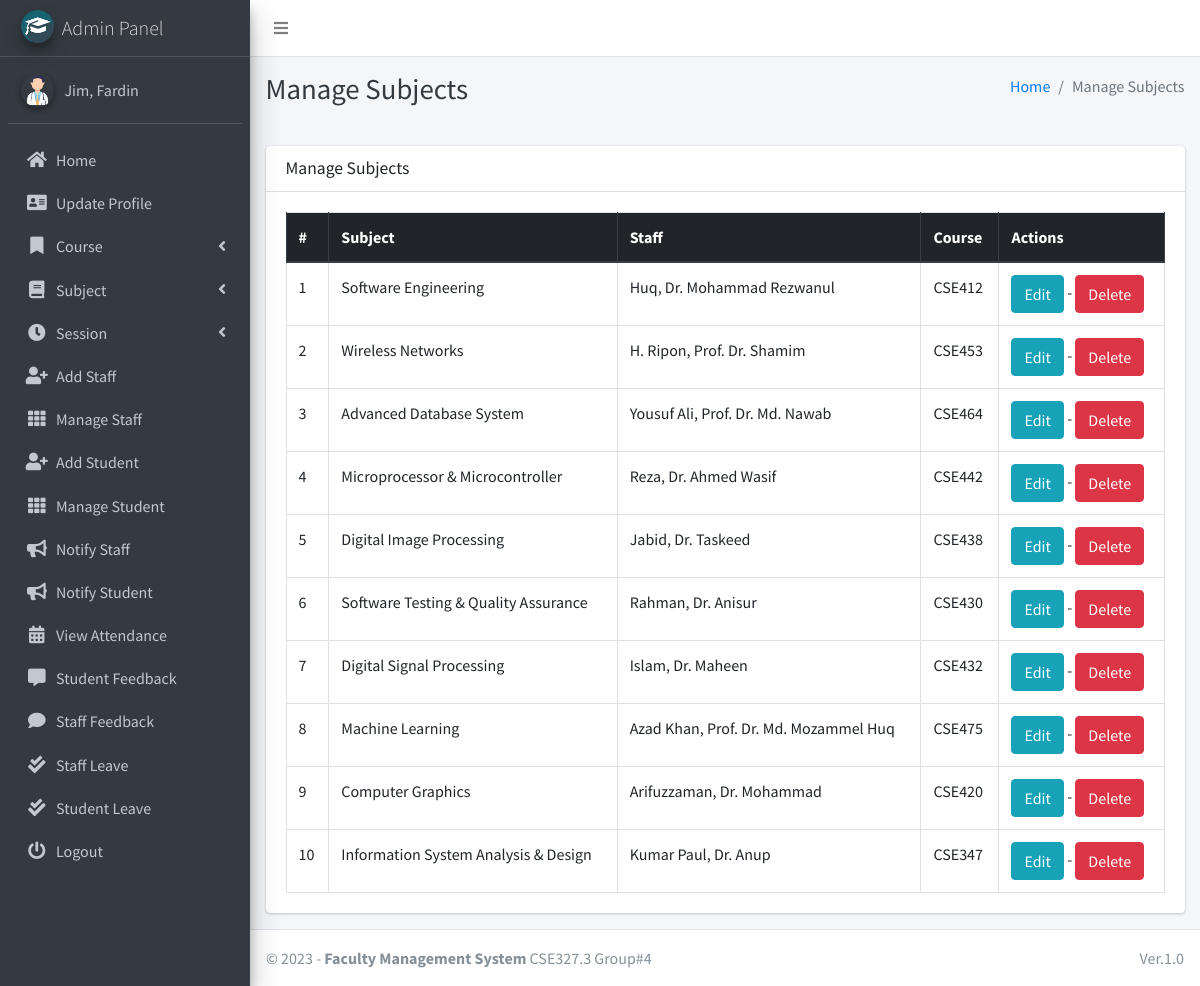
The app's page /subject/manage/ (signed in) with its own data.
### main_app/models.py (models this page shows, shortened)
class CustomUser(AbstractUser):
    USER_TYPE = ((1, "HOD"), (2, "Staff"), (3, "Student"))
    GENDER = [("M", "Male"), ("F", "Female")]
    username = None  # Removed username, using email instead
    email = models.EmailField(unique=True)
    user_type = models.CharField(default=1, choices=USER_TYPE, max_length=1)
    gender = models.CharField(max_length=1, choices=GENDER)
    profile_pic = models.ImageField()
    address = models.TextField()
    fcm_token = models.TextField(default="")  # For firebase notifications
    created_at = models.DateTimeField(auto_now_add=True)
    updated_at = models.DateTimeField(auto_now=True)
    USERNAME_FIELD = "email"
    REQUIRED_FIELDS = []
    objects = CustomUserManager()
    def __str__(self):
        return self.last_name + ", " + self.first_name

class Subject(models.Model):
    name = models.CharField(max_length=120)
    staff = models.ForeignKey(Staff,on_delete=models.CASCADE,)
    course = models.ForeignKey(Course, on_delete=models.CASCADE)
    updated_at = models.DateTimeField(auto_now=True)
    created_at = models.DateTimeField(auto_now_add=True)

class Staff(models.Model):
    course = models.ForeignKey(Course, on_delete=models.DO_NOTHING, null=True, blank=False)
    admin = models.OneToOneField(CustomUser, on_delete=models.CASCADE)

class Course(models.Model):
    name = models.CharField(max_length=120)
    created_at = models.DateTimeField(auto_now_add=True)
    updated_at = models.DateTimeField(auto_now=True)

### main_app/hod_views.py (the view)
# urls.py: path("subject/manage/", hod_views.manage_subject, name='manage_subject'),
def manage_subject(request):
    subjects = Subject.objects.all()
    context = {
        'subjects': subjects,
        'page_title': 'Manage Subjects'
    }
    return render(request, "hod_template/manage_subject.html", context)

### main_app/templates/hod_template/manage_subject.html
{% extends 'main_app/base.html' %}
{% load static %}
{% block page_title %}{{page_title}}{% endblock page_title %}
{% block content %}
<section class="content">
    <div class="container-fluid">
        <div class="row">
            <div class="col-md-12">
                <div class="card">
                    <div class="card-header">
                        <h3 class="card-title">{{page_title}}</h3>
                    </div>
                    <div class="card-body">
                        <table id="example2" class="table table-bordered table-hover">
                            <thead class="thead-dark">
                                <tr>
                                    <th>#</th>
                                    <th>Subject</th>
                                    <th>Staff</th>
                                    <th>Course</th>
                                    <th>Actions</th>
                                </tr>
                            </thead>
                            <tbody>
                                {% for subject in subjects %}
                                <tr>
                                    <td>{{ forloop.counter }}</td>
                                    <td>{{subject.name}}</td>
                                    <td>{{subject.staff.admin}}</td>
                                    <td>{{subject.course.name}}</td>
                                    <td>
                                        <a href="{% url 'edit_subject' subject.id %}" class="btn btn-info">Edit</a> -
                                        <a href="{% url 'delete_subject' subject.id %}" onclick="return confirm('Are you sure you want to delete this ?')" class="btn btn-danger">Delete</a>
                                    </td>
                                </tr>
                                {% endfor %}
                            </tbody>
                        </table>
                    </div>
                </div>
            </div>
        </div>
    </div>
</section>
{% endblock content %}

### main_app/templates/main_app/sidebar_template.html (shortened to what this page needs)
{% load static %}
<aside class="main-sidebar sidebar-dark-info elevation-4">
    {% if request.user.user_type == '1' %}
    <a href="{% url 'admin_home' %}" class="brand-link">
        <img src="{% static 'dist/img/cmsl.png' %} " alt="AdminLTE Logo"
            class="brand-image img-circle elevation-3" >
        <span class="brand-text font-weight-light">Admin Panel</span>
    </a>
    <div class="sidebar">
        <div class="user-panel mt-3 pb-3 mb-3 d-flex">
            <div class="image">
                <img src="{{ request.user.profile_pic}}" class="img-circle elevation-2" alt="User Image">
            </div>
            <div class="info">
                <a href="#" class="d-block">{{user}}</a>
            </div>
        </div>
        <nav class="mt-2">
            <ul class="nav nav-pills nav-sidebar flex-column" data-widget="treeview" role="menu" data-accordion="false">
                <li class="nav-item">
                    {% url 'admin_home' as admin_home %}
                    <a href="{{admin_home}}" class="nav-link {% if admin_home == request.path %} active {% endif %}">
                        <i class="nav-icon fas fa-home"></i>
                        <p>
                            Home
                        </p>
                    </a>
                </li>
                <li class="nav-item">
                    {% url 'admin_view_profile' as admin_view_profile %}
                    <a href="{{admin_view_profile}}"
                        class="nav-link {% if admin_view_profile == request.path %} active {% endif %}">
                        <i class="nav-icon fas fa-address-card"></i>
                        <p>
                            Update Profile
                        </p>
                    </a>
                </li>
                <li class="nav-item has-treeview">
                    <a href="#" class="nav-link">
                        <i class="nav-icon fas fa-bookmark"></i>
                        <p>
                            Course
                            <i class="fas fa-angle-left right"></i>
                        </p>
                    </a>
                </li>
                <li class="nav-item has-treeview">
                    <a href="#" class="nav-link">
                        <i class="nav-icon fas fa-book"></i>
                        <p>
                            Subject
                            <i class="fas fa-angle-left right"></i>
                        </p>
                    </a>
                </li>
                <li class="nav-item has-treeview">
                    <a href="#" class="nav-link">
                        <i class="nav-icon fas fa-clock"></i>
                        <p>
                            Session
                            <i class="fas fa-angle-left right"></i>
                        </p>
                    </a>
                </li>
                <li class="nav-item">
                    {% url 'add_staff' as add_staff %}
                    <a href="{{add_staff}}" class="nav-link {% if add_staff == request.path %} active {% endif %}">
                        <i class="nav-icon fas fa-user-plus"></i>
                        <p>
                            Add Staff
                        </p>
                    </a>
                </li>
                <li class="nav-item">
                    {% url 'manage_staff' as manage_staff %}
                    {% url 'edit_staff' staff_id as edit_staff %}
                    <a href="{{manage_staff}}"
                        class="nav-link {% if manage_staff == request.path or request.path == edit_staff %} active {% endif %}">
                        <i class="nav-icon fas fa-th"></i>
                        <p>
                            Manage Staff
                        </p>
                    </a>
                </li>
                <li class="nav-item">
                    {% url 'add_student' as add_student%}
                    <a href="{{add_student}}" class="nav-link  {% if add_student == request.path %} active {% endif %}">
                        <i class="nav-icon fas fa-user-plus"></i>
                        <p>
                            Add Student
                        </p>
                    </a>
                </li>
                <li class="nav-item">
                    {% url 'manage_student' as manage_student %}
                    {% url 'edit_student' student_id as edit_student %}
                    <a href="{{manage_student}}"
                        class="nav-link  {% if edit_student == request.path or manage_student == request.path %} active {% endif %}">
                        <i class="nav-icon fas fa-th"></i>
                        <p>
                            Manage Student
                        </p>
                    </a>
                </li>
                <li class="nav-item">
                    {% url 'admin_notify_staff' as admin_notify_staff %}
                    <a href="{{admin_notify_staff}}"
                        class="nav-link {% if admin_notify_staff == request.path %} active {% endif %}">
                        <i class="nav-icon fas fa-bullhorn"></i>
                        <p>
                            Notify Staff
                        </p>
                    </a>
                </li>
                <li class="nav-item">
                    {% url 'admin_notify_student' as admin_notify_student %}
                    <a href="{{admin_notify_student}}"
                        class="nav-link {% if admin_notify_student == request.path %} active {% endif %}">
                        <i class="nav-icon fas fa-bullhorn"></i>
                        <p>
                            Notify Student
                        </p>
                    </a>
                </li>
                <li class="nav-item">
                    {% url 'admin_view_attendance' as admin_view_attendance %}
                <li class="nav-item">
                    <a href="{{admin_view_attendance}}"
                        class="nav-link  {% if admin_view_attendance == request.path %} active {% endif %}">
                        <i class="nav-icon fas fa-calendar-alt"></i>
                        <p>
                            View Attendance
                        </p>
                    </a>
                </li>
                <li class="nav-item">
                    {% url 'student_feedback_message' as student_feedback_message %}
                    <a href="{{ student_feedback_message }}"
                        class="nav-link  {% if student_feedback_message == request.path %} active {% endif %}">
                        <i class="nav-icon fas fa-comment-alt"></i>
                        <p>
                            Student Feedback
                        </p>
                    </a>
                </li>
                <li class="nav-item">
                    {% url 'staff_feedback_message' as staff_feedback_message %}
                    <a href="{{staff_feedback_message}}"
                        class="nav-link   {% if staff_feedback_message == request.path %} active {% endif %}">
                        <i class="nav-icon fas fa-comment"></i>
                        <p>
                            Staff Feedback
                        </p>
                    </a>
                </li>
                <li class="nav-item">
                    {% url 'view_staff_leave' as view_staff_leave %}
                    <a href="{{view_staff_leave}}"
                        class="nav-link  {% if view_staff_leave == request.path %} active {% endif %}">
                        <i class="nav-icon fas fa-check-double"></i>
                        <p>
                            Staff Leave
                        </p>
                    </a>
                </li>
                <li class="nav-item">
                    {% url 'view_student_leave' as view_student_leave %}
                    <a href="{% url 'view_student_leave' %}"
                        class="nav-link  {% if view_student_leave == request.path %} active {% endif %}">
                        <i class="nav-icon fas fa-check-double"></i>
                        <p>
                            Student Leave
                        </p>
                    </a>
                </li>
                                        {% endif %}
                                        <li class="nav-item">
                                            <a href="{% url 'user_logout' %}"
                                                onclick="return confirm('Your session would be terminated.\n\nProceed?')"
                                                class="nav-link">
                                                <i class="nav-icon fas fa-power-off"></i>
                                                <p>
                                                    Logout
                                                </p>
                                            </a>
                                        </li>
                                    </ul>
                                </nav>
                            </div>
</aside>

### records on screen
CustomUser: user.profile_pic (picture), last_name+first_name "Jim, Fardin"
Subject: name "Software Engineering", staff.admin "Huq, Dr. Mohammad Rezwanul", course.name "CSE412"
Subject: name "Wireless Networks", staff.admin "H. Ripon, Prof. Dr. Shamim", course.name "CSE453"
Subject: name "Advanced Database System", staff.admin "Yousuf Ali, Prof. Dr. Md. Nawab", course.name "CSE464"
Subject: name "Microprocessor & Microcontroller", staff.admin "Reza, Dr. Ahmed Wasif", course.name "CSE442"
Subject: name "Digital Image Processing", staff.admin "Jabid, Dr. Taskeed", course.name "CSE438"
Subject: name "Software Testing & Quality Assurance", staff.admin "Rahman, Dr. Anisur", course.name "CSE430"
Subject: name "Digital Signal Processing", staff.admin "Islam, Dr. Maheen", course.name "CSE432"
Subject: name "Machine Learning", staff.admin "Azad Khan, Prof. Dr. Md. Mozammel Huq", course.name "CSE475"
Subject: name "Computer Graphics", staff.admin "Arifuzzaman, Dr. Mohammad", course.name "CSE420"
Subject: name "Information System Analysis & Design", staff.admin "Kumar Paul, Dr. Anup", course.name "CSE347"

### other values on screen
{{ page_title }} "Manage Subjects"
